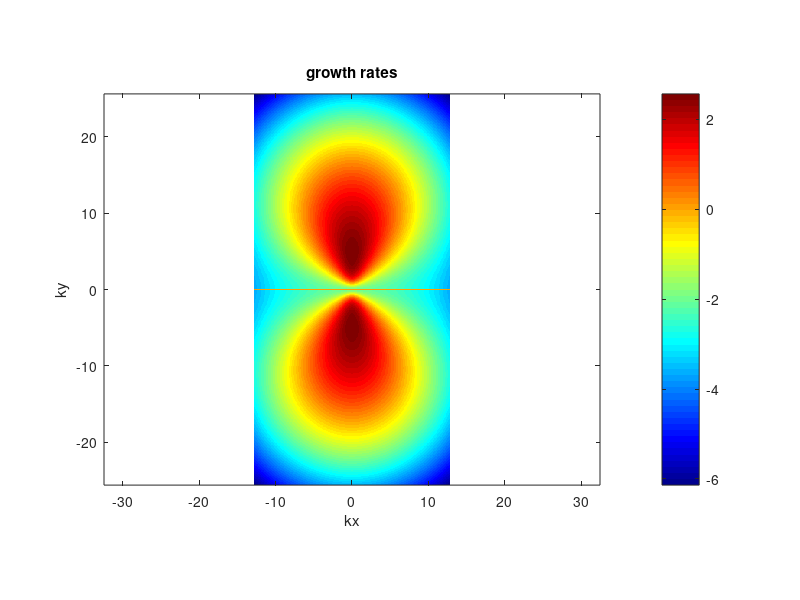
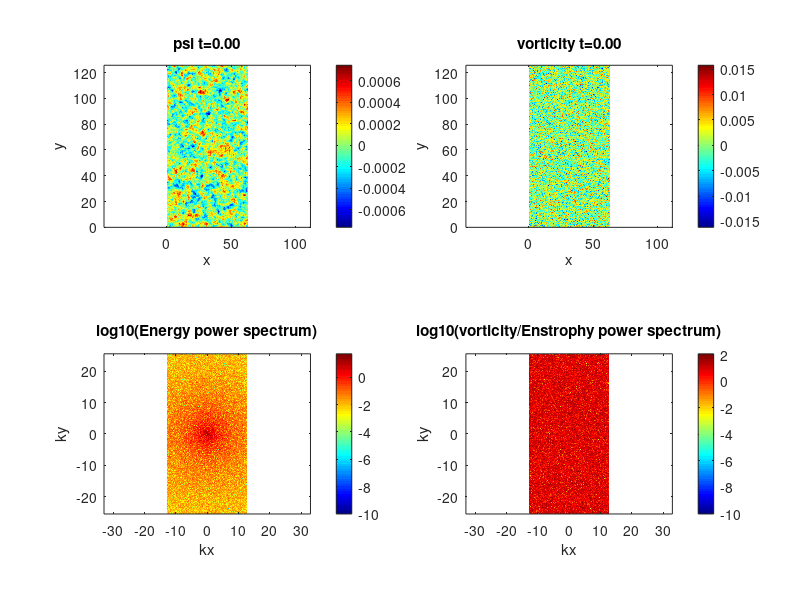
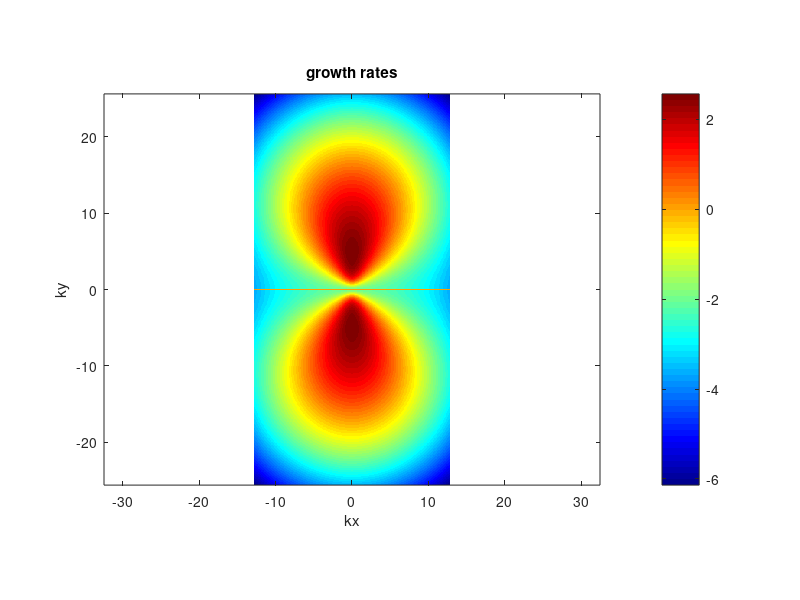

Here is the MATLAB script that generated these plots, in order: (Note: this script raises an error after producing the figures.)
function spectral_DS2d
%%%%%%%%%%%%%%%%%%%%%%%%%%%%%%%%%%%%%%%%%%%%%%%%%%%%%%%%%%%%%%%%%%%%%%%%%%%%%%%%%
% 1-field toy model of the Dimits shift. Similar to the Hasegawa-Mima           %
% equation or the Kuramoto-Sivashinsky equation.                                %
%                                                                               %
% Based off an MIT code originally made by Jean-Christophe Nave.                %
% Modified by Denis St-Onge                                                     %
%                                                                               %
% Laplacian(psi) = w                                                            %
% u = psi_y                                                                     %
% v =-psi_x                                                                     %
%%%%%%%%%%%%%%%%%%%%%%%%%%%%%%%%%%%%%%%%%%%%%%%%%%%%%%%%%%%%%%%%%%%%%%%%%%%%%%%%%
clear all;
mkdir('plots'); mkdir('data');
delete('log.txt');

scale=1;         % quick scale of the linear terms
mu   =scale*2;      % friction
nu   =scale*0.01; % viscosity
muZF =scale*0e-4; %scale*2*0; % zonal friction
nuZF =scale*0e-5; %scale*5.0e-4; % zonal viscosity
l    =scale*0;     % Landau-like damping
gamma=scale*5;   % linear drive 2.4203
HM=scale*2;		 % HM-type wave
TH=scale*0;      % Terry-Horton i delta
h=1;             % hyperviscosity factor
hZF=1;             % hyperviscosity factor
forcing=0; 		 % forcing magnitude
LX=2*pi*10;      % X scale
LY=2*pi*20;      % Y scale
NX_real=256;     % resolution in x
NY_real=1024;     % resolution in y
dt=1e-4;    % time step. Should start small as CFL updated can pick up the pace
pert_size=1e-2; % size of perturbation
TF=1000.0;  % final time
iF=2000000;  % final iteration, whichever occurs first
iRST=10000; % write restart dump
i_report=100;
en_print=100;
TSCREEN=2500; % sreen update interval time (NOTE: plotting is usually slow)
initial_condition='random';   %'simple vortices' 'vortices' 'random' or 'random w' 
AB_order=-4; % Adams Bashforth order 1,2,3, or 4 (3 more accurate, 2 possibly more stable) -1 = RK3
linear_term='exact'; % CN, BE, FE, or exact
simulation_type='NL'; % NL, QL, or L (nonlinear, quasilinear and linear respectively)
padding = true; % 3/2 padding, otherwise 2/3 truncation.
save_plots = true; % save plots to file
system_type='MHM'; % NS, HM, MHM
cfl_cadence=5;
cfl=0.4
max_dt=1e-2;
safety=0.8;
diagnostics=false;

%rng(707296708);
%rng('shuffle');
s=rng;


% print log file.
diary('log.txt') 
diary on;

fig1=figure(1);
fig2=figure(2);

% ensure parameters get printed  to log.
fprintf('nu: %.05e  mu:%.05e gamma:%.05e\n',nu,mu,gamma);
fprintf('l: %.05e  HM:%.05e TH:%.05e\n',l,HM,TH);
fprintf('LX:%.02f LY:%.02f NX:%d NY:%d\n',LX, LY, NX_real, NY_real);
fprintf('h:%d scale:%d Tf:%.01f iF:%d\n',h, scale, TF, iF);
fprintf('hZF:%d muZF:%e nuZF:%e\n',hZF,muZF,nuZF);
fprintf('Nonlinear:%s padding:%d System:%s\n',simulation_type, padding,system_type);
fprintf('random seed:%d AB order:%d CFL step:%d\n',s.Seed, AB_order, cfl_cadence);
fprintf('safety:%f\n',safety);

energyFile=0; 
if(strcmp(initial_condition,'restart'))
    energyFile = fopen('energy.dat','a');
else
    energyFile = fopen('energy.dat','w');
end

fprintf(energyFile,'# [1] t  [2] dt  [3] energy  [4] enstrophy  [5] ZF    [6] DW    [7] flux\n');


NX=NX_real;
NY=NY_real;
if(padding)
    NX=3*NX/2;
    NY=3*NY/2;
end

dx=LX/NX;
dy=LY/NY;
dkx=2*pi/LX;
dky=2*pi/LY;
LXnum=0:dx:LX;
LYnum=0:dy:LY;

minkx= -(NX_real/2 - 1)*dkx;
maxkx=  (NX_real/2 - 1)*dkx;
minky= -(NY_real/2 - 1)*dky;
maxky=  (NY_real/2 - 1)*dky;
kxnum= minkx:dkx:maxkx;
kynum= minky:dky:maxky;

t=0.;
i=0;
k=0;
c1=0;
c2=0;
c3=0;
dt1=0;
dt2=0;
dt3=0;
w_hat=0; %this is our field.
I=sqrt(-1);

kx=dkx*I*ones(1,NY)'*(mod((1:NX)-ceil(NX/2+1),NX)-floor(NX/2)); % matrix of wavenumbers in x direction 
ky=dky*I*(mod((1:NY)'-ceil(NY/2+1),NY)-floor(NY/2))*ones(1,NX); % matrix of wavenumbers in y direction 

% Cutting of frequencies using the 2/3 rule. 
% Discard asymmetric N/2 term. Otherwise reality is not enforced.
dealias=abs(kx/dkx) <1/3*NX & abs(ky/dky) <1/3*NY;


ksquare=kx.^2+ky.^2;                                % Laplacian in Fourier space
ksquare(1,1)=-1; 
kmu = -(-1)^h*mu * ones(NY,NX)./(ksquare.^(h-1)) ;                            % drag force array
ksquare_viscous=-(-1)^h*nu*(ksquare.^h);            % Viscosity array

ksquare_poisson=ksquare - ones(NY, NX) + TH*ky;		% Poisson equation in Fourier space
if(strcmpi(system_type,'NS'))
    ksquare_poisson=ksquare;		% Poisson equation in Fourier space
end
ksquare_poisson(1,1)=-1;  % fixed Laplacian in Fourier space for Poisson's equation


gd = gamma * ky.^2./ksquare_poisson + HM*ky./ksquare_poisson;

zonal_part = zeros(NY,NX);
zonal_part(1,:) = zonal_part(1,:) + ones(1,NX);
fluct_part = ones(NY,NX) - zonal_part;

lin_growth = -kmu + ksquare_viscous + gd - l*abs(ky); % this is the linear growth rate used in computations


% No damping on zonal modes. Modified Poisson equation (proper adiabatic electron response)
if(strcmpi(system_type,'MHM'))
    kxzf = kx(1,:);
    lin_growth(1,:) = zeros(1,NX) - muZF*ones(1,NX) -(-1)^hZF*nuZF*(kxzf.^(2*hZF)) ;
    ksquare_poisson(1,:) = ksquare_poisson(1,:) + ones(1,NX);
	ksquare_poisson(1,1)=-1;
end
numel(find(lin_growth(:)>0))

lin_trunc = dealias.*lin_growth;
max_growth = max(real(lin_trunc(:)))
max_rate = max(abs(lin_trunc(:)))
0.25/max_rate

lg2 = lin_growth.^2;
lg3 = lin_growth.^3;

% forcing stuff?
kf_min = 16*dkx;
dkf = 0.5*dkx;
forcing_base = abs(ksquare) <= (kf_min+dkf)^2 & abs(ksquare) >= kf_min^2;

% Define initial vorticity distribution
switch lower(initial_condition)
   case {'vortices'}
      [i,j]=meshgrid(1:NX,(1:NY));
      psi=exp(-((i*dkx-pi).^2+(j*dky-pi+pi/4).^2)/(0.2))+exp(-((i*dx-pi).^2+(j*dky-pi-pi/4).^2)/(0.2))-0.5*exp(-((i*dkx-pi-pi/4).^2+(j*dky-pi-pi/4).^2)/(0.4));
    case {'simple vortices'}
        [i,j]=meshgrid((1:NX)*(2*pi/NX),(1:NY)*(2*pi/NY));
        psi=1*sin(i).*cos(j).^2;    
    case {'random psi'}
      psi=pert_size*(2*rand(NX,NY) - 1);%normally 1e-3
      w_hat=ksquare_poisson.*fft2(psi);
    case {'random'}
      w=pert_size*(2*rand(NY,NX)-1);%normally 5e-2
      w_hat=fft2(w);
      w_hat(1,:)=zeros(1,NX);
      %w_hat=zonal_part.*w_hat;
    case {'waves'}
      [i,j]=meshgrid((1:NX)*(2*pi/NX),(1:NY)*(2*pi/NY));
      %w=20*sin(32*j) + 1e-1*cos(13*i);
      w=2e1*sin(32*j) + 5e-2*(2*rand(NY,NX)-1);
      w_hat=fft2(w);
      w_hat(1,:)=fluct_part.*w_hat;
    case {'restart'}
        fileID=fopen('restart.bin','r');
        t=fread(fileID,1,'double');
        dt=fread(fileID,1,'double');
        i=fread(fileID,1,'int');
        k=fread(fileID,1,'int');
        dt1=fread(fileID,1,'double');
        dt2=fread(fileID,1,'double');
        dt3=fread(fileID,1,'double');
        c1=fread(fileID,[NY NX],'double')+I*fread(fileID,[NY NX],'double');
        c2=fread(fileID,[NY NX],'double')+I*fread(fileID,[NY NX],'double');
        c3=fread(fileID,[NY NX],'double')+I*fread(fileID,[NY NX],'double');
        w_hat=fread(fileID,[NY NX],'double')+I*fread(fileID,[NY NX],'double');
        fclose(fileID);        
    otherwise
      disp('Unknown initial conditions !!!');
      return
end

if(padding) % ensure there's no energy in the padded region of k-space.
   w_hat=dealias.*w_hat;
end
w_hat(1,1)=0; % Gauge condition. Should be redundant.
w_hat0=w_hat; % Keep initial conditions for possible future diagnostics.


u=0;
v=0;
U_ZF=0;
force=zeros(NY,NX);
w2=w_hat;

if(save_plots) %plot growth rate contours
	plotgrowth()
end

tic
while t<TF && i<iF
    psi_hat = w_hat./ksquare_poisson;  % Solve Poisson's Equation
    if(any(isnan(w_hat(:)))) % Something really bad has happened.
        disp(sprintf('Divergence at iteration: %d',i));
        return;
    end
    if(mod(i,i_report)==0)
       disp(sprintf('iteration: %d    dt:%.02e     t:%.03e     step time:%.1d s',i,dt,t,toc)); 
       tic;
        diary off; %flush diary
		diary on;
    end
    if (mod(i,en_print)== 0) 
        outputEnergy();
    end
    
    if (mod(i,TSCREEN)== 0) 
        plotfunc();
    end
    
    if (mod(i,iRST) == 0)
        dump('restart.bin');
    end
    

    if(forcing ~= 0)
       force=calculate_forcing(); 
    end
    
    w_hat_new=0;
    conv_hat =0;
    % Compute the non-linear term
    if (AB_order < 0 ) % RK
        if(AB_order == -4)
	      w_hat_new = ETDRK4(w_hat);
        elseif(AB_order == -3)
	      w_hat_new = ETDRK3(w_hat);
        elseif(AB_order == -2)
	      w_hat_new = ETDRK2(w_hat);
        else
          exit();      
        end
    	if(mod(i+1,cfl_cadence)==0 && i > 3) % compute new timestep from CFL condition.
        	abs_u=abs(u);
        	abs_v=abs(v);
        	abs_ZF=abs(U_ZF);
        	maxV= max(abs_u(:)+abs_ZF(:))/dx + max(abs_v(:))/dy;
        	if(maxV>0)
           	 new_dt=1/maxV;
        	else
           	 new_dt=inf;
            end
            target_dt=min(cfl*new_dt,min(2.2*dt/safety,max_dt/safety));
            if(target_dt < dt)
                 disp('WARNING: New dt fell below safety.')
            end
            dt=max_dt/safety;        
            while dt > target_dt 
                dt=dt/2.0;
            end
            dt=safety*dt;
    	end
    else 
        conv_hat = calc_Nonlinear(w_hat,simulation_type);
         
     
    if(mod(i+1,cfl_cadence)==0 && i > 3) % compute new timestep from CFL condition.
        abs_u=abs(u);
        abs_v=abs(v);
        abs_ZF=abs(U_ZF);
        maxV= max(abs_u(:)+abs_ZF(:))/dx + max(abs_v(:))/dy;
        if(maxV>0)
            new_dt=1/maxV;
        else
            new_dt=inf;
        end
        target_dt=min(max(0.5*dt/safety,min(cfl*new_dt,1.1*dt/safety)),max_dt/safety);
        if(target_dt < dt)
            disp('WARNING: New dt fell below safety.')
        end
        dt=0.8*target_dt;
    end
    
    conv_hat = dealias.*(conv_hat + forcing*kf_min*force/sqrt(dt));
    
    L1=0;
    L2=0;
    w_prev=w_hat;
    
    A=1.0; B=0; C=0; D=0;
    w_hat_new = 0;
    if (i < 1 || AB_order == 1) %Forward-Euler to generate history. Should run a small time-step at first. 
    	 %do nothing w_hat_new = w_hat_new - L2.*conv_hat;
    elseif (i < 2 || AB_order == 2)
    	w1=dt1/dt;
    	A=(1.0 + 0.5*w1);
    	B=0.5*w1;
   	elseif (i < 3 || AB_order == 3)
    	w1=dt1/dt;
    	w2=dt2/dt;
    	A=(2.0 + 3.0*w2 + 6.0*w1*(1+w1+w2))/(6.0*w1*(w1+w2));
    	B=(2.0 + 3.0*w1 + 3.0*w2)/(6.0*w1*w2);
    	C=(2.0 + 3.0*w1)/(6.0*w2*(w1+w2));
     elseif (i < 4 || AB_order == 4)
        w1=dt1/dt;
        w2=dt2/dt;
        w3=dt3/dt;
        A=(3.0 + 8.0*w2 + 4.0*w3 + 6.0*(2*w1^3 + w2*(w2+w3) +2.0*w1*(1.0+w2)*(1.0+w2+w3) + w1^2*(3.0 + 4.0*w2+2*w3)));
        A=A/(12.0*w1*(w1+w2)*(w1+w2+w3));
        B=(3.0 + 6.0*(w1+w2)*(w1+w2+w3) + 4.0*(2.0*(w1+w2)+w3))/(12.0*w1*w2*(w2+w3));
        C=(3.0 + 6.0*w1*(w1+w2+w3)+4.0*(2.0*w1 + w2+w3))/(12.0*w2*(w1+w2)*w3);
        D=(3.0 + 6.0*w1*(w1+w2)+4.0*(2.0*w1 + w2))/(12.0*w3*(w2+w3)*(w1+w2+w3));
    end
  
    
    
    switch upper(linear_term)
        case {'CN'} %crank nicolson
            L1=(1 + 0.5*dt*lin_growth)./(1 - 0.5*dt*lin_growth);
            L2=dt./(1 - 0.5*dt*lin_growth);    
        case {'BE'} %backward euler
            L1=1.0./(1 - dt*lin_growth);
            L2=dt./(1 - dt*lin_growth);    
        case {'EXACT'}%exact
            L1=exp(dt*lin_growth);
            L2=dt*L1;   
            B=B.*exp((dt1)*lin_growth);
            C=C.*exp((dt1+dt2)*lin_growth);
            D=D.*exp((dt1+dt2+dt3)*lin_growth);
        otherwise
            disp('Unknown linear handling type.');
            return;
    end
    
    % Compute Solution at the next step
	% Implicitly solve the linear term with 2nd order Crank-Nicholson
    w_hat_new = L1.*w_prev;
    w_hat_new = w_hat_new - L2.*(A.*conv_hat - B.*c1 + C.*c2 - D.*c3);
  
    end
    t=t+dt;
    i=i+1;

    w_hat=w_hat_new;
    
    c3=c2;
    c2=c1;
    c1=conv_hat;
    
    dt3=dt2;
    dt2=dt1;
    dt1=dt;
end
fclose(energyFile);

%write final state 
fprintf('Simulation ended at time %.03e and iteration %d\n',t,i);
dump('final_state.bin');

if(strcmpi(simulation_type,'L') && diagnostics)
   w0f=w_hat0.*exp(t*lin_growth); 
   comp=abs(w_hat-w0f)./abs(w0f);
   fprintf('Maximum linear error:%e\n',max(comp(:)));
end

% SIMULATION ENDS HERE

%%----------------------------------%%
%% Helper Function Definitions      %% 
%%----------------------------------%%

	function f=calculate_forcing()
        f=zeros(NY,NX);
        for i1 = 1:NY
           for j1 = 1:NX
                if(forcing_base(i1,j1) ~=0 )
                    f(i1,j1) = randn(1);
                end    
           end
        end
	end

    function x=RK3(w_h)
        a =[8./15.,5./12.,0.75];
        b =[0,-17.0/60.0,-5.0/12.0];
        Fa =0.0;
        Fb =0.0;
        u_new=w_h;
        for j = 1:3 
            Fb = Fa;
            Fa = calc_Nonlinear(u_new,simulation_type);
            u_new = (1 + 0.5*(a(j)+b(j))*dt*lin_growth)./(1 - 0.5*(a(j)+b(j))*dt*lin_growth).*u_new;
            u_new = u_new + a(j)*Fa +b(j)*Fb;
        end
        x=u_new;
    end   

    function x=ETDRK4(w_h)
        u_new=w_h;
        persistent dto lg M r Q1 f1 f2 f3 isreal;
        if(isempty(dto))
           dto=-1;
           lg=lin_growth(:);
		   if(any(imag(lg(:))))
			   M=32;
			   r=exp(2*I*pi*((1:M)-0.5)/M);
               isreal=0;
		   else
			   M=16;
			   r=exp(I*pi*((1:M)-0.5)/M);
               isreal=1;
		   end
        end
        
        st=simulation_type;
        eh = exp(0.5*lin_growth*dt);
        e1 = exp(lin_growth*dt);

        if(dto ~= dt)
            LR=dt*lg(:,ones(M,1)) + r(ones(NY*NX,1),:);
            elr=exp(LR);
            if(isreal)
               Q1 =dt*real(mean(			 (exp(LR/2)-1)./LR							,2));
               f1 =dt*real(mean(		 (-4   -LR        +elr.*(4-3*LR+LR.^2))./LR.^3	,2));
               f2 =dt*real(mean(		( 2  +LR        +elr.*(-2+LR))./LR.^3			,2));
               f3 =dt*real(mean(		 (-4 -3*LR -LR.^2 +elr.*(4-LR))./LR.^3			,2));
            else
               Q1 =dt*(mean(			 (exp(LR/2)-1)./LR							,2));
               f1 =dt*(mean(		 (-4   -LR        +elr.*(4-3*LR+LR.^2))./LR.^3	,2));
               f2 =dt*(mean(		( 2  +LR        +elr.*(-2+LR))./LR.^3			,2));
               f3 =dt*(mean(		 (-4 -3*LR -LR.^2 +elr.*(4-LR))./LR.^3			,2));
            end
            Q1=reshape(Q1,NY,NX);
            f1=reshape(f1,NY,NX);
            f2=reshape(f2,NY,NX);
            f3=reshape(f3,NY,NX);
            dto=dt;
        end
        A1 = -calc_Nonlinear(u_new,st);
        
        an = u_new.*eh + Q1.*A1;

        A2 = -calc_Nonlinear(an,st);
        
        bn = u_new.*eh + Q1.*A2;
      
        A3 = -calc_Nonlinear(bn,st);
        
        cn = an.*eh + Q1.*(2.0*A3-A1);
        
        A4 = -calc_Nonlinear(cn,st);
        
        dn = u_new.*e1 + (A1.*f1 + 2*(A2+A3).*f2 + A4.*f3); 
        
        x = dealias.*dn;   

    end   

    function x=ETDRK3(w_h)
        u_new=w_h;
        persistent dto lg M r Q1 Q2 f1 f2 f3 isreal;
        if(isempty(dto))
           dto=-1;
           lg=lin_growth(:);
		   if(any(imag(lg(:))))
			   M=32;
			   r=exp(2*I*pi*((1:M)-0.5)/M);
               isreal=0;
		   else
			   M=16;
			   r=exp(I*pi*((1:M)-0.5)/M);
               isreal=1;
		   end
        end
        
        st=simulation_type;
        eh = exp(0.5*lin_growth*dt);
        e1 = exp(lin_growth*dt);

        if(dto ~= dt)
            LR=dt*lg(:,ones(M,1)) + r(ones(NY*NX,1),:);
            elr=exp(LR);
           if(isreal)
            Q1 =dt*real(mean(			 (exp(LR/2)-1)./LR							,2));
            Q2 =dt*real(mean(			 (elr-1)./LR                                ,2));
            f1 =dt*real(mean(		 (-4   -LR        +elr.*(4-3*LR+LR.^2))./LR.^3	,2));
            f2 =dt*real(mean(		4*( 2  +LR        +elr.*(-2+LR))./LR.^3			,2));
            f3 =dt*real(mean(		 (-4 -3*LR -LR.^2 +elr.*(4-LR))./LR.^3			,2));
           else
             Q1 =dt*(mean(			 (exp(LR/2)-1)./LR							,2));
            Q2 =dt*(mean(			 (elr-1)./LR                                ,2));
            f1 =dt*(mean(		 (-4   -LR        +elr.*(4-3*LR+LR.^2))./LR.^3	,2));
            f2 =dt*(mean(		4*( 2  +LR        +elr.*(-2+LR))./LR.^3			,2));
            f3 =dt*(mean(		 (-4 -3*LR -LR.^2 +elr.*(4-LR))./LR.^3			,2));     
           end
            Q1=reshape(Q1,NY,NX);
            Q2=reshape(Q2,NY,NX);
            f1=reshape(f1,NY,NX);
            f2=reshape(f2,NY,NX);
            f3=reshape(f3,NY,NX);
            dto=dt;
        end
        A1 = -calc_Nonlinear(u_new,st);
        
        an =     u_new.*eh + Q1.*A1;
      
        A2 = -calc_Nonlinear(an,st);
        
        bn = u_new.*e1 + Q2.*(2.0*A2-A1);
        
        A3 = -calc_Nonlinear(bn,st);
        
        cn = u_new.*e1 + (A1.*f1 + A2.*f2 + A3.*f3); 
        
        x = dealias.*cn;   

    end   

    function x=ETDRK2(w_h)
        u_new=w_h;
        persistent dto lg M r Q1 f1 isreal;
        if(isempty(dto))
           dto=-1;
           lg=lin_growth(:);
		   if(any(imag(lg(:))))
			   M=32;
			   r=exp(2*I*pi*((1:M)-0.5)/M);
               isreal=0;
		   else
			   M=16;
			   r=exp(I*pi*((1:M)-0.5)/M);
               isreal=1;
		   end
        end
        
        st=simulation_type;
        e1 = exp(lin_growth*dt);

        if(dto ~= dt)
            LR=dt*lg(:,ones(M,1)) + r(ones(NY*NX,1),:);
            elr=exp(LR);
            if(isreal)
              Q1 =dt*real(mean(			 (elr-1)./LR           ,2));
              f1 =dt*real(mean(		 (elr - 1 - LR)./LR.^2 ,2));
            else
              Q1 =dt*(mean(			 (elr-1)./LR           ,2));
              f1 =dt*(mean(		 (elr - 1 - LR)./LR.^2 ,2));    
            end
            Q1=reshape(Q1,NY,NX);
            f1=reshape(f1,NY,NX);
            dto=dt;
        end
        
        A1 = -calc_Nonlinear(u_new,st);
        
        an =     u_new.*e1 + Q1.*A1;
      
        A2 = -calc_Nonlinear(an,st);
        
        bn = an + f1.*(A2-A1);
        
        x = dealias.*bn;   

    end   

    function infCheck(inver,name)
       if(any(isinf(inver(:))))
              disp(sprintf('%s infinity at iteration: %d',name, i));
       end
    end

    function nanCheck(inver,name)
       if(any(isnan(inver(:))))
              disp(sprintf('%s NaN at iteration: %d',name, i));
       end
    end

	function y=calc_Nonlinear(w_h,type)
    conv_hat = 0;
    psi_h = w_h./ksquare_poisson;  % Solve Poisson's Equation
	switch upper(type)
        	case {'NL'} %full non-linear
            	uhat = -ky.*psi_h;
            	vhat =  kx.*psi_h;
            	w_xhat = kx.*w_h;
            	w_yhat = ky.*w_h;
            
            	% dealiasing here truncates if not padded, other it has no effect
            	u  =real(ifft2(dealias.*uhat));      % Compute  y derivative of stream function ==> u
            	v  =real(ifft2(dealias.*vhat));      % Compute -x derivative of stream function ==> v
            	w_x=real(ifft2(dealias.*w_xhat));      % Compute  x derivative of vorticity
            	w_y=real(ifft2(dealias.*w_yhat));
            	conv     = u.*w_x + v.*w_y;         % evaluate the convective derivative (u,v).grad(w)   
            	conv_hat = fft2(conv);              % go back to Fourier space
      
        	case {'QL'} %quasi-linear
            	%for zonal part
            	uphat = -ky.*fluct_part.*psi_h;
            	vphat =  kx.*fluct_part.*psi_h;
        
            	%for fluctuation part
            	U_hat = kx.*zonal_part.*psi_h;
            	U_xxhat = (kx.^2).*U_hat;
            	w_yhat = ky.*fluct_part.*w_h;       
        
            	% dealiasing here truncates if not padded, other it has no effect
            	u    =real(ifft2(dealias.*uphat));      % Compute  y derivative of stream function ==> u
            	v    =real(ifft2(dealias.*vphat));      % Compute -x derivative of stream function ==> v
            	U_ZF =real(ifft2(dealias.*U_hat));      % Compute zonal velocity
            	U_xx =real(ifft2(dealias.*U_xxhat));      % Compute zonal velocity
            	w_y  =real(ifft2(dealias.*w_yhat));
            	conv_fluct = U_ZF.*w_y + u.*U_xx;         % evaluate the convective derivative (u,v).grad(w)   
            	conv_zonal = u.*v;         % evaluate the convective derivative (u,v).grad(w)       
            	conv_fluct_hat = fft2(conv_fluct);               % go back to Fourier space
            	conv_zonal_hat = fft2(conv_zonal);
            	conv_hat = fluct_part.*conv_fluct_hat + (kx.^2).*zonal_part.*conv_zonal_hat;
        	case {'L'}%full linear 
           	 %do nothing
            otherwise
           	 disp('Unknown simulation type.');
        	    return 
    end
    if(padding)
        conv_hat = dealias.*conv_hat;
    end
    y=conv_hat;
	end

	function plotgrowth()
    	subplot(1,1,1);
    	plotg=0;
    	f=randn(NY,NX).*forcing_base;
    	if(padding)
       		plotg=circshift(dealias.*lin_growth,[NY_real/2,NX_real/2]); 
       		plotg=plotg(2:NY_real,2:NX_real);
    	else
       		plotg=circshift(dealias.*lin_growth,[NY_real/2,NX_real/2]); 
       		plotg=plotg(2:NY_real,2:NX_real);
    	end
    	force=real(ifft2(f));
    	imagesc(kxnum,kynum,real(plotg)), axis equal tight, colorbar
    	%imagesc(kxnum,kynum,f), axis equal tight, colorbar
    	set(gca,'Ydir','Normal')
    	colormap(jet)
    	title('growth rates');    
    	xlabel('kx');
    	ylabel('ky');
    	if(save_plots)
        	saveas(gcf,'growth.png');
   		end
   		drawnow
    end
    function outputEnergy()
        diary off; %flush diary
		diary on;
        
        w_curr=w_hat;
        psi_curr=psi_hat;
     
        enstrophy = 0.5*w_curr.*conj(w_curr);
        energy = 0.5*real(-conj(psi_curr).*w_curr);
     %   flux = -0.5*real(psi_y.*(psi_y.*psi_y + psi_x.*psi_x  + psi.*psi));
             
        enstrophy_tot = sum(enstrophy(:))/(NX*NY)^2;
        energy_tot    = sum(energy(:))/(NX*NY)^2; 
        ZF_energy = sum(sum(zonal_part.*energy))/(NX*NY)^2;
        DW_energy = sum(sum(fluct_part.*energy))/(NX*NY)^2;
       % flux_tot = sum(flux(:))/(NX*NY);
        
        fprintf(energyFile,'%e %e %.15e %e %e %e \n',t,dt,energy_tot,enstrophy_tot,ZF_energy,DW_energy);
        
        
    end
    function plotfunc()
              % Go back in real space omega in real space for plotting
		diary off; %flush diary
		diary on;
        w_curr=w_hat;
        psi_curr=psi_hat;
        psi=real(ifft2(psi_curr));
        w=real(ifft2(w_curr)); 
     
        enstrophy = 0.5*w_curr.*conj(w_curr);
        energy = 0.5*real(-conj(psi_curr).*w_curr);                  
        
		%iso_spectrum(energy,enstrophy);

        if(padding)
           enstrophy=circshift(enstrophy,[NY_real/2,NX_real/2]); 
           enstrophy=enstrophy(2:NY_real,2:NX_real);
           energy=circshift(energy,[NY_real/2,NX_real/2]); 
           energy=energy(2:NY_real,2:NX_real);
        else
           enstrophy=circshift(enstrophy,[NY_real/2,NX_real/2]); 
           enstrophy=enstrophy(2:NY_real,2:NX_real);
           energy=circshift(energy,[NY_real/2,NX_real/2]); 
           energy=energy(2:NY_real,2:NX_real);
        end
      
        wlog=max(log10(enstrophy),-10);
        energylog=max(log10(energy),-10);
        set(0,'CurrentFigure',fig1);
        subplot(2,2,1)
        imagesc(LXnum,LYnum,psi), axis equal tight, colorbar
        set(gca,'Ydir','Normal')
        colormap(jet)
        title(sprintf('psi t=%.02f',t));
        xlabel('x');
        ylabel('y');
        subplot(2,2,2)
        imagesc(LXnum,LYnum,w), axis equal tight, colorbar
        title(sprintf('vorticity t=%.02f',t));
        set(gca,'Ydir','Normal')
        xlabel('x');
        ylabel('y');
        subplot(2,2,3)
        imagesc(kxnum,kynum, energylog), axis equal tight, colorbar
        title('log10(Energy power spectrum)');    
        set(gca,'Ydir','Normal')
        xlabel('kx');
        ylabel('ky');
        subplot(2,2,4)
        imagesc(kxnum,kynum,wlog), axis equal tight, colorbar
        set(gca,'Ydir','Normal')
        xlabel('kx');
        ylabel('ky');
        title('log10(vorticity/Enstrophy power spectrum)');    
        if(save_plots)
            saveas(gcf,sprintf('plots/fig_%d.png',k));
        end
        drawnow
        set(0,'CurrentFigure',fig2);
        if(1==1)
       %     kx_spec=energylog(NY_real/2,:);
       %     ky_spec=energylog(:,NX_real/2);
       %     kx_spec(NX_real/2)=0.5*(kx_spec(NX_real/2-1)+kx_spec(NX_real/2+1)); 
       %     ky_spec(NY_real/2)=0.5*(ky_spec(NY_real/2-1)+ky_spec(NY_real/2+1)); 
       %     [~,Ix] = max(kx_spec(:));
       %     [~,Iy] = max(ky_spec(:));
       %     if(diagnostics)
       %        disp(sprintf('%.10e %.10e',energy_tot,enstrophy_tot));
       %         disp(sprintf('Maximum DW mode:%.01f    Maximum ZF mode:%.01f',abs(kynum(Iy)), abs(kxnum(Ix))));
       %     end
       %     plot(kxnum,kx_spec,kynum,ky_spec);
       %     legend('Zonal (ky=0)','DW (kx=0)');
       %     title(sprintf('DW/Zonal energy spectrum t=%.02f',t));
       %     xlabel('k');
        else
            kxpos=0:dkx:maxkx;
            loglog(kxpos,radenergy(1:NX_real/2),kxpos,radenstrophy(1:NX_real/2));
            title(sprintf('Radial energy/enstrophy spectrum t=%.02f',t));
            legend('Energy','Enstrophy')
            xlabel('k'); 
        end
        drawnow
        if(save_plots)
            saveas(gcf,sprintf('plots/k_spec_%d.png',k));
        end
        k=k+1;
    end

    function iso_spectrum(energy,enstrophy)
        raden_arr=cat(2,sqrt(abs(ksquare(:))),energy(:),enstrophy(:));
        raden_arr=sortrows(raden_arr);
        radenergy=zeros(max(NX,NY),1);
        radenstrophy=zeros(max(NX,NY),1);
        ik_old=1;
        nk=0;
        counts=zeros(max(NX,NY),1);
        for n = 1:length(ksquare(:))
            ik=round(raden_arr(n,1)/min(dkx,dky)) + 1;
            radenergy(ik) = radenergy(ik) + raden_arr(n,2);
            radenstrophy(ik) = radenstrophy(ik) + raden_arr(n,3);
            if(ik~=ik_old)
                counts(ik_old) = nk;
                nk=0;
                ik_old=ik;
            end
            nk=nk+1;
        end    
        
        range =0:min(dkx,dky):sqrt(2)*max(maxkx,maxky);
        l=length(range);
        
        surface = 2*pi/min(dkx,dky);
        comp=surface*range./(counts(1:l).');
        
        kxpos=0:min(dkx,dky):max(maxkx,maxky);
        specFile = fopen(sprintf('data/rad_spec_%d.dat',k),'w');
        radenergy_comp = radenergy(1:l).*comp.';
        radenstrophy_comp = radenstrophy(1:l).*comp.';
        
		ZF_en = zeros(l);
        ZF_ens = zeros(l);
        ZF_en(1:(NX/2)) = energy(1,1:(NX/2));  	 
        ZF_ens(1:(NX/2)) = enstrophy(1,1:(NX/2));

		DW_en = zeros(l);
        DW_ens = zeros(l);
        DW_en(1:(NY/2)) = energy(1:(NY/2),1);  	 
        DW_ens(1:(NY/2)) = enstrophy(1:(NY/2),1);

        for n = 1:l
            fprintf(specFile,'%e %e %e %e %e %e %e\n',range(n),radenergy_comp(n),radenstrophy_comp(n),ZF_en(n),ZF_ens(n), DW_en(n),DW_ens(n));       
        end
        
        fclose(specFile); 
    end


    function dump(filename)
        fileID=fopen(filename,'w');
        fwrite(fileID,t,'double');
        fwrite(fileID,dt,'double');
        fwrite(fileID,i,'int');
        fwrite(fileID,k,'int');
        fwrite(fileID,dt1,'double');
        fwrite(fileID,dt2,'double');
        fwrite(fileID,dt3,'double');
        fwrite(fileID,real(c1),'double'); fwrite(fileID,imag(c1),'double');
        fwrite(fileID,real(c2),'double'); fwrite(fileID,imag(c2),'double');
        fwrite(fileID,real(c3),'double'); fwrite(fileID,imag(c3),'double');
        fwrite(fileID,real(w_hat),'double');fwrite(fileID,imag(w_hat),'double');
        fclose(fileID);
    end
end
